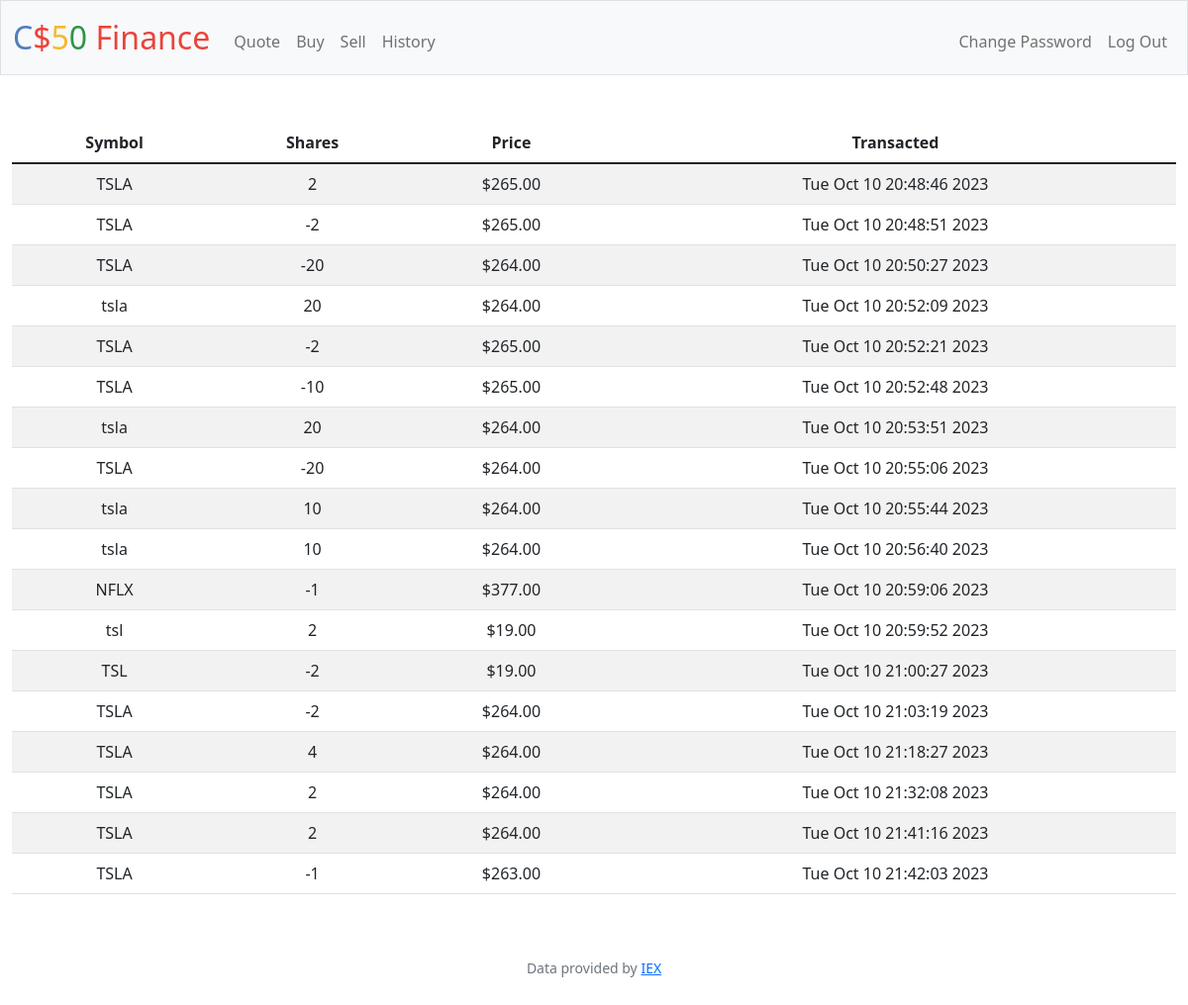
/history (signed in), run on an earlier commit of the app's database.
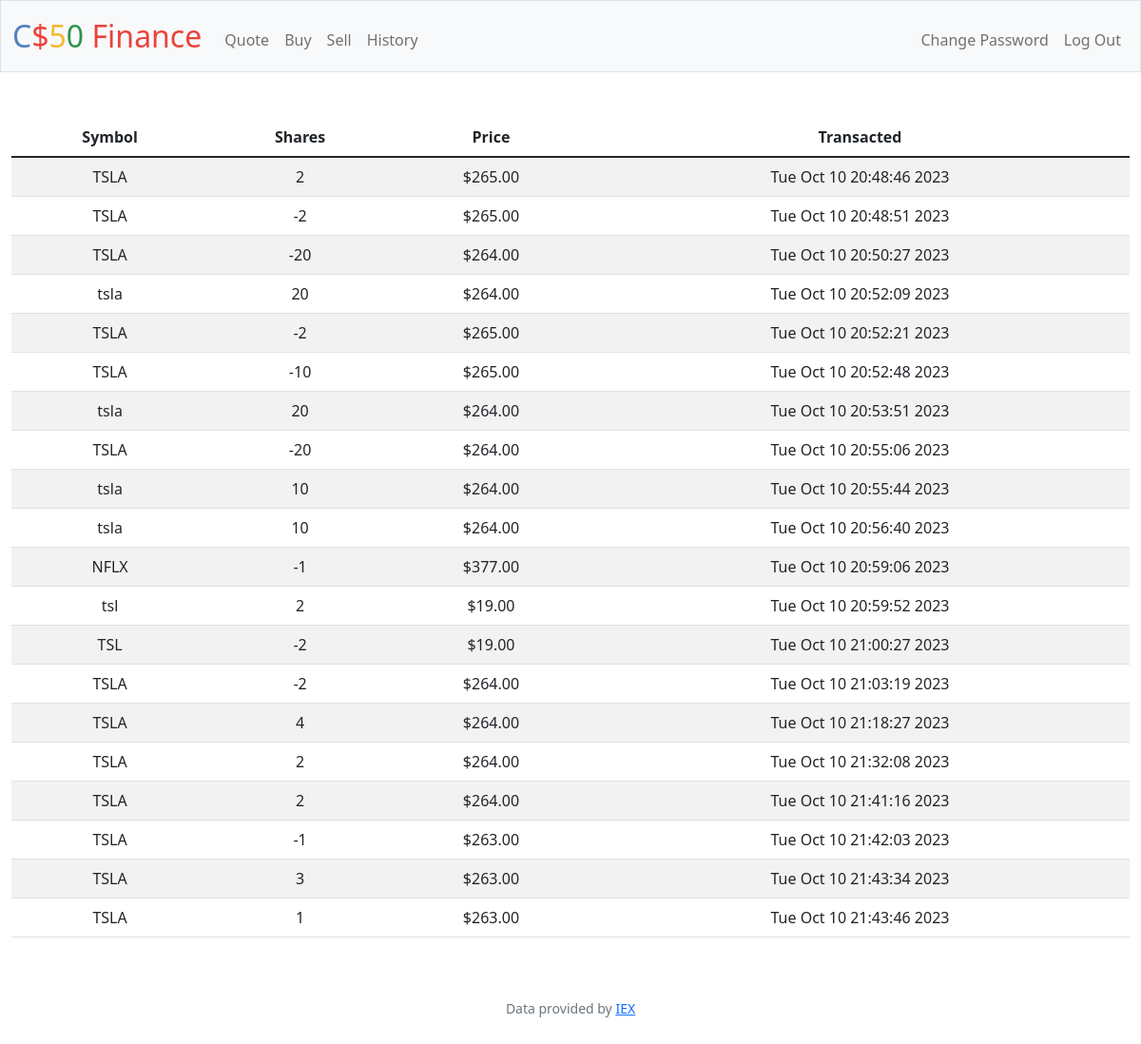
And on a later commit of the database.
### tables this page shows
CREATE TABLE history (
users_id INTEGER NOT NULL,
stock TEXT NOT NULL,
number INTEGER NOT NULL,
price TEXT NOT NULL,
date_time TEXT NOT NULL,
FOREIGN KEY(users_id) REFERENCES users(id));

### app.py (the view)
@app.route("/history")
@login_required
def history():
    transaction_rows = db.execute("SELECT stock, number, price, date_time FROM history WHERE users_id = ?", session["user_id"])
    return render_template("history.html", transaction_rows=transaction_rows)

### app.py (called while the page is built)
@app.after_request
def after_request(response):
    response.headers["Cache-Control"] = "no-cache, no-store, must-revalidate"
    response.headers["Expires"] = 0
    response.headers["Pragma"] = "no-cache"
    return response

### helpers.py (called while the page is built)
def login_required(f):
    @wraps(f)
    def decorated_function(*args, **kwargs):
        if session.get("user_id") is None:
            return redirect("/login")
        return f(*args, **kwargs)
    return decorated_function

### templates/history.html (shortened to what this page needs)
{% extends "layout.html" %}
{% block main %}
    <table class="table table-striped">
        <thead>
            <tr>
                <th>Symbol</th>
                <th>Shares</th>
                <th>Price</th>
                <th>Transacted</th>
            </tr>
        </thead>
        <tbody>
            {% for row in transaction_rows %}
            <tr>
                <td>{{ row['stock'] }}</td>
                <td>{{ row['number'] }} </td>
                <td>{{ row['price'] }} </td>
                <td>{{ row['date_time'] }} </td>
            </tr>
            {% endfor %}
        </tbody>
    </table>
{% endblock %}

### templates/layout.html (shortened to what this page needs)
<!DOCTYPE html>
<html lang="en">
    <head>
        <link href="https://cdn.jsdelivr.net/npm/bootstrap@5.1.3/dist/css/bootstrap.min.css" rel="stylesheet">
        <link href="/static/styles.css" rel="stylesheet">
    </head>
    <body>
        <nav class="bg-light border navbar navbar-expand-md navbar-light">
            <div class="container-fluid">
                <a class="navbar-brand" href="/"><span class="blue">C</span><span class="red">$</span><span class="yellow">5</span><span class="green">0</span> <span class="red">Finance</span></a>
                <div class="collapse navbar-collapse" id="navbar">
                    {% if session["user_id"] %}
                        <ul class="navbar-nav me-auto mt-2">
                            <li class="nav-item"><a class="nav-link" href="/quote">Quote</a></li>
                            <li class="nav-item"><a class="nav-link" href="/buy">Buy</a></li>
                            <li class="nav-item"><a class="nav-link" href="/sell">Sell</a></li>
                            <li class="nav-item"><a class="nav-link" href="/history">History</a></li>
                        </ul>
                        <ul class="navbar-nav ms-auto mt-2">
                            <li class="nav-item"><a class="nav-link" href="/change">Change Password</a></li>
                            <li class="nav-item"><a class="nav-link" href="/logout">Log Out</a></li>
                        </ul>
                    {% else %}
                        <ul class="navbar-nav ms-auto mt-2">
                            <li class="nav-item"><a class="nav-link" href="/register">Register</a></li>
                            <li class="nav-item"><a class="nav-link" href="/login">Log In</a></li>
                        </ul>
                    {% endif %}
                </div>
            </div>
        </nav>
        <main class="container-fluid py-5 text-center">
            {% block main %}{% endblock %}
        </main>
        <footer class="mb-5 small text-center text-muted">
            Data provided by <a href="https://iexcloud.io/">IEX</a>
        </footer>
    </body>
</html>

### static/styles.css (style rules this page uses)
nav .navbar-brand { font-size: xx-large; }
nav .navbar-brand .blue { color: #537fbe; }
nav .navbar-brand .red { color: #ea433b; }
nav .navbar-brand .yellow { color: #f5b82e; }
nav .navbar-brand .green { color: #2e944b; }

What changed in the data, as far as the page shows it:
added history: stock "TSLA", number "3", price "$263.00", date_time "Tue Oct 10 21:43:34 2023"
added history: stock "TSLA", number "1", price "$263.00", date_time "Tue Oct 10 21:43:46 2023"
